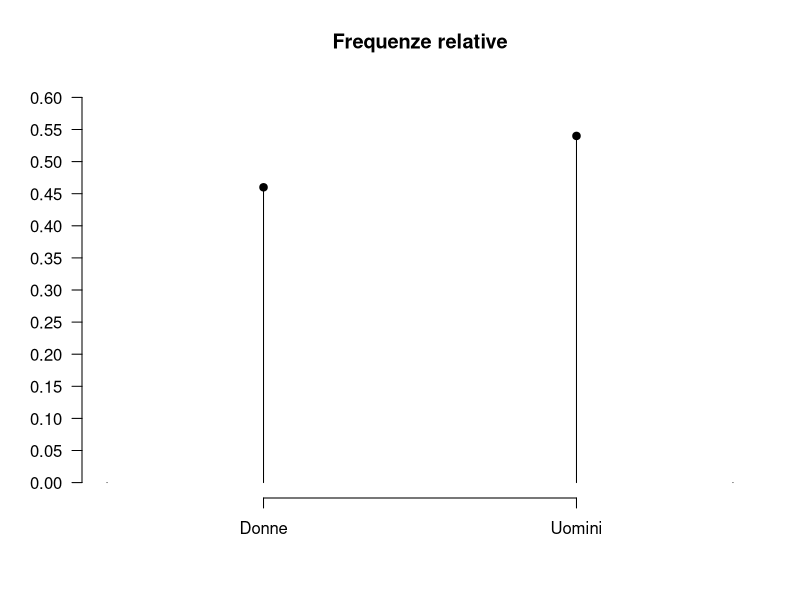
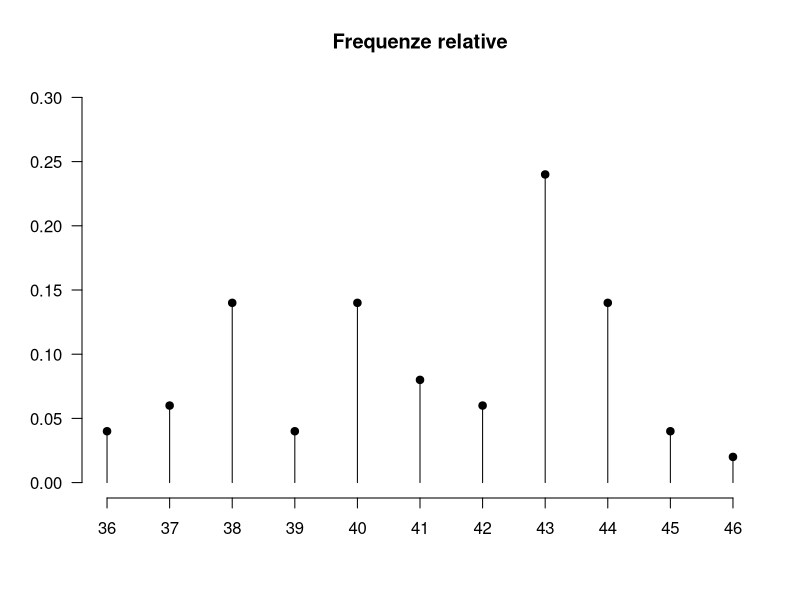
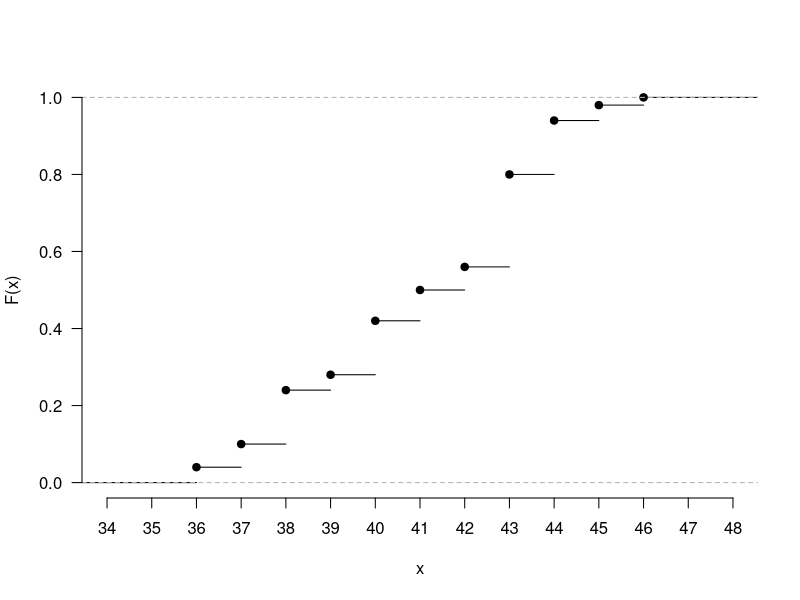

These charts were generated, in order, by the following R code:
# TODO: Add comment
# 
# Author: ortellic
###############################################################################


dati <- read.csv(file="dati/dati genere e numero scarpa 2009.csv",
		header=TRUE)

y <- as.vector(table(dati[,1])/nrow(dati))
names(y) <- c("Donne","Uomini")
x <- 0:1
xExt <- c(-0.5,x,1.5)
yExt <- c(0,y,0)
pdf(file="grafici/numeroScarpeUomoDonnaFreqRelative.pdf")
plot(xExt,yExt,main="Frequenze relative",
		type="h",xlab="",ylab="",
		axes=FALSE,ylim=c(0,0.60))
points(x, y,pch=19)
z = seq(0.0,0.60,by=0.05)
Axis(at=z,labels=rep(TRUE,length(z)),side=2,las=1)
Axis(at=x,side=1,labels=c("Donne","Uomini"))
dev.off()


y <- table(dati[,2])/nrow(dati)
x <- as.numeric(names(y))
y <- as.numeric(y)
pdf(file="grafici/numeroScarpeFreqRelative.pdf")
plot(x,y,main="Frequenze relative",
		type="h",xlab="",ylab="",
		axes=FALSE,ylim=c(0,0.30))
points(x, y,pch=19)
z = seq(0.0,0.30,by=0.05)
Axis(at=z,labels=rep(TRUE,length(z)),side=2,las=1)
Axis(at=x,side=1)
dev.off()


pdf(file="grafici/numeroScarpeFunzioneRipartizione.pdf")
xlim=c(34,48)
plot(x=ecdf(dati[,2]),ylab="F(x)",xlim=xlim,
#		main="Distribuzione del numero di scarpa\n Corso Statistica II - SI 2009",
		main="",
		axes=FALSE
)

Axis(at=xlim[1]:xlim[2],side=1)
Axis(side=2,las=1)
dev.off()
